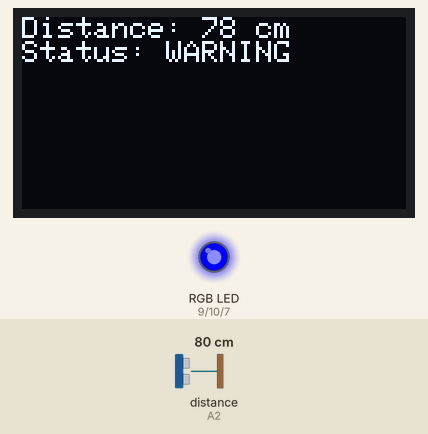
Recording of a sketch running on a simulated Arduino Uno, built with avr-gcc and run on an emulated ATmega328P. Shown: 128×64 one-colour display, an RGB LED mixed from three pins (HIGH = lit). Wiring (inferred from the names in the program): ultrasonic range finder: trigger A1; echo A2. Inputs (shaded band) come from the test bench; at power-on: distance to the obstacle (sensor on A2) 80 cm. The echo pulse lasts 58.3 µs per cm; pins used as bus, display or sensor lines are not drawn; what the sketch prints to the serial monitor is not drawn.

Above: at 1.3 s.
1.4 s: distance to the obstacle (sensor on A2) set to 66 cm
At 2.8 s:
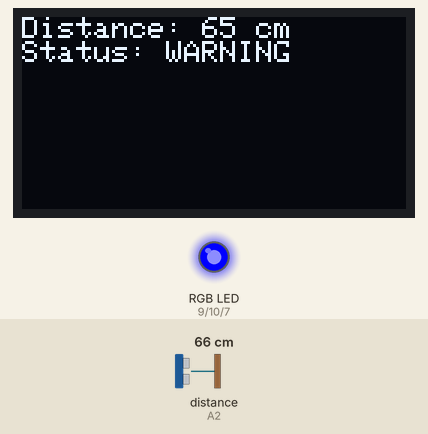
3.1 s: distance to the obstacle (sensor on A2) set to 57 cm
At 4.3 s:
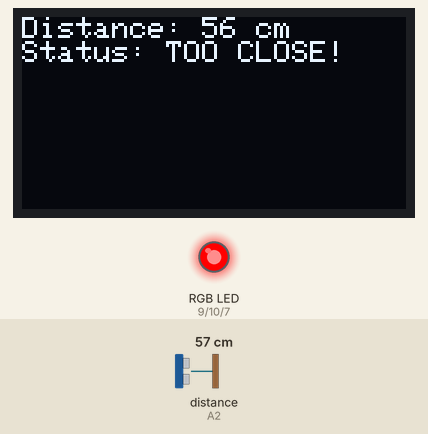
4.7 s: distance to the obstacle (sensor on A2) set to 5 cm
At 5.5 s:
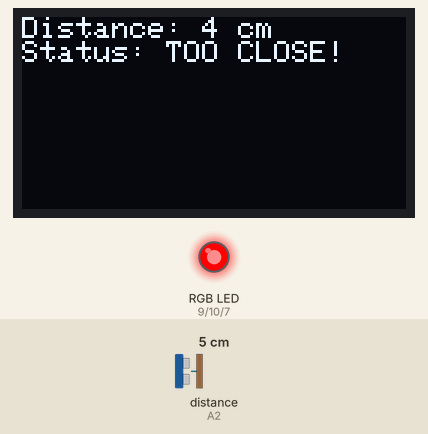
6.3 s: distance to the obstacle (sensor on A2) set to 2 cm
At 7.6 s:
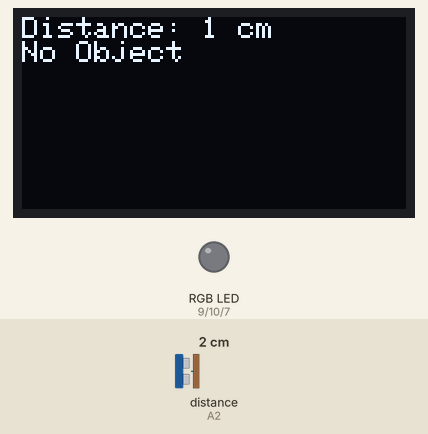
7.9 s: distance to the obstacle (sensor on A2) set to 120 cm
At 8.7 s:
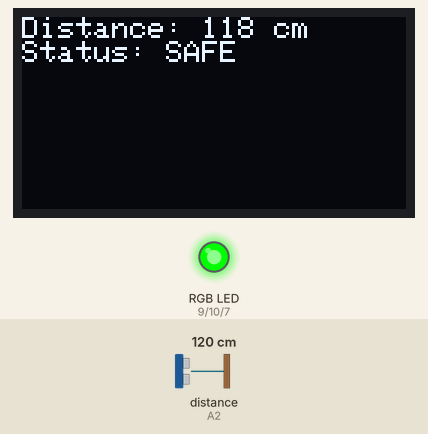
Timing chart, 0 to 10.5 s (numbered marks = the images above; inputs shaded):
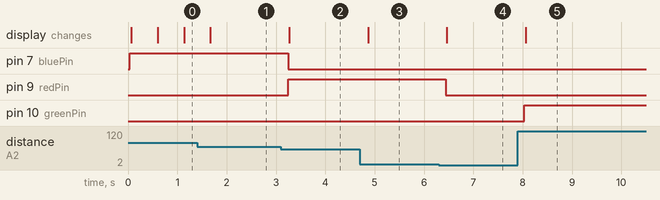

The sketch:

31SocialDistanceMonitor.ino
```cpp
#include <Wire.h>
#include <Adafruit_GFX.h>
#include <Adafruit_SSD1306.h>

// OLED setup
#define SCREEN_WIDTH 128
#define SCREEN_HEIGHT 64
Adafruit_SSD1306 display(SCREEN_WIDTH, SCREEN_HEIGHT, &Wire, -1);

// Ultrasonic pins
const int trigPin = A1;
const int echoPin = A2;

// RGB LED pins
const int redPin = 9;
const int greenPin = 10;
const int bluePin = 7;

void setup() {
  Serial.begin(9600);

  // Pin setup
  pinMode(trigPin, OUTPUT);
  pinMode(echoPin, INPUT);
  pinMode(redPin, OUTPUT);
  pinMode(greenPin, OUTPUT);
  pinMode(bluePin, OUTPUT);

  // OLED init
  if (!display.begin(SSD1306_SWITCHCAPVCC, 0x3C)) {
    Serial.println(F("SSD1306 allocation failed"));
    for (;;);
  }
  display.clearDisplay();
  display.setTextSize(1);
  display.setTextColor(SSD1306_WHITE);
}

void loop() {
  // Trigger ultrasonic pulse
  digitalWrite(trigPin, LOW);
  delayMicroseconds(2);
  digitalWrite(trigPin, HIGH);
  delayMicroseconds(10);
  digitalWrite(trigPin, LOW);

  // Measure echo
  long duration = pulseIn(echoPin, HIGH);
  int distance = duration * 0.034 / 2; // cm

  // Clear OLED for new output
  display.clearDisplay();
  display.setCursor(0, 0);
  display.print("Distance: ");
  display.print(distance);
  display.println(" cm");

  // Set LED color based on distance
  if (distance > 100) {   // Safe
    setColor(0, 255, 0);  // Green
    display.println("Status: SAFE");
  } else if (distance > 60 && distance <= 100) { // Warning
    setColor(0, 0, 255); // Yellow
    display.println("Status: WARNING");
  } else if (distance <= 60 && distance > 2) { // Too close
    setColor(255, 0, 0);  // Red
    display.println("Status: TOO CLOSE!");
  } else {
    setColor(0, 0, 0); // Off if no detection
    display.println("No Object");
  }

  display.display();

  // Debug info
  Serial.print("Distance: ");
  Serial.print(distance);
  Serial.println(" cm");

  delay(500);
}

// Function to set RGB LED color
void setColor(int redVal, int greenVal, int blueVal) {
  analogWrite(redPin, redVal);
  analogWrite(greenPin, greenVal);
  analogWrite(bluePin, blueVal);
}
```

Measured:
- the behaviour switches between 62 and 61 cm on distance to the obstacle (sensor on A2) (found by bisection; images 1 and 2)
- the behaviour switches between 4 and 3 cm on distance to the obstacle (sensor on A2) (found by bisection; images 3 and 4)
- after the input at 1.4 s, the display: changes after 0.27 s (image 1)
- after the input at 3.1 s, pin 7 (bluePin): HIGH → LOW after 0.15 s; pin 9 (redPin): LOW → HIGH after 0.15 s; the display: changes after 0.17 s (image 2)
- after the input at 4.7 s, the display: changes after 0.17 s (image 3)
- after the input at 6.3 s, pin 9 (redPin): HIGH → LOW after 0.14 s; the display: changes after 0.16 s (image 4)
- after the input at 7.9 s, pin 10 (greenPin): LOW → HIGH after 0.13 s; the display: changes after 0.16 s (image 5)
